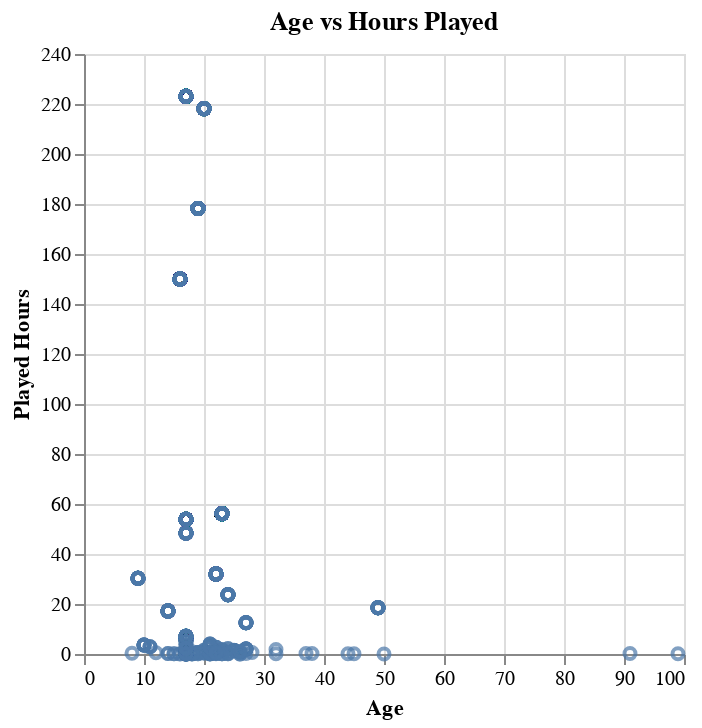

Notebook code cell kept with this figure:
### Code cell
# Plot the data for age vs played hours
game_data_plot = alt.Chart(game_data, title="Age vs Hours Played").mark_point().encode(
    x=alt.X("age").title("Age").scale(zero=False),
    y=alt.Y("played_hours").title("Played Hours").scale(zero=False)
)
game_data_plot

### Figure 1 — Vega-Lite specification as saved in the notebook (floating-point values rounded to 4 significant figures; data arrays with more than 128 entries replaced by an {"elided": "..."} marker saying what was removed)
{"config": {"view": {"continuousWidth": 300, "continuousHeight": 300}}, "data": {"name": "data-812b05cd5e687ec4f5ccbc7bae72735e"}, "mark": {"type": "point"}, "encoding": {"x": {"field": "age", "scale": {"zero": false}, "title": "Age", "type": "quantitative"}, "y": {"field": "played_hours", "scale": {"zero": false}, "title": "Played Hours", "type": "quantitative"}}, "title": "Age vs Hours Played", "$schema": "https://vega.github.io/schema/vega-lite/v5.20.1.json", "datasets": {"data-812b05cd5e687ec4f5ccbc7bae72735e": {"elided": "1535 records"}}}
